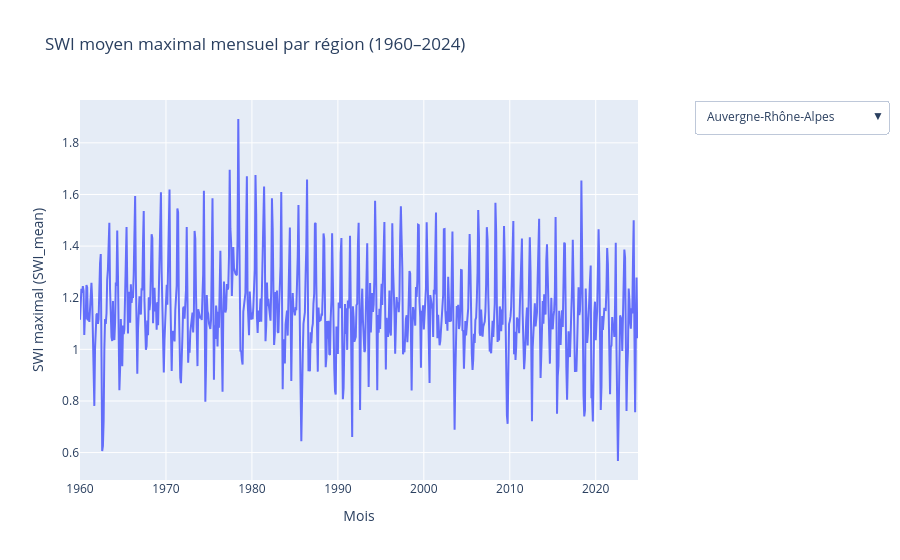

The notebook cell this image was saved under:
### Code cell
import pandas as pd
import plotly.graph_objects as go

# --- 1) Préparation de la base ---------------------------------

df = gdf_swi_reg.copy()

# On suppose que ta colonne de date s'appelle 'date' (de type datetime).
# Si elle n'est pas datetime, convertir :
#df['date'] = pd.to_datetime(df['date'])

# On extrait l'année-mois (périodicité mensuelle)
#df['year_month'] = df['date'].dt.to_period('M').astype(str)

# --- 2) Calcul du SWI maximal mensuel par région -----------------

df_reg_month = (
    df.groupby(['nom_reg', 'MOIS'])['SWI_mean']
      .max()
      .reset_index()
)

regions = df_reg_month['nom_reg'].unique()

# --- 3) Création d'une figure avec une seule trace visible ---------

fig = go.Figure()

# Ajouter une trace par région (invisible par défaut)
for region in regions:
    data_r = df_reg_month[df_reg_month['nom_reg'] == region]
    fig.add_trace(
        go.Scatter(
            x=data_r['MOIS'],
            y=data_r['SWI_mean'],
            mode='lines',
            name=region,
            visible=False  # on activera via le menu
        )
    )

# --- 4) Boutons du menu déroulant ---------------------------------

buttons = []
for i, region in enumerate(regions):

    # mask pour activer uniquement la trace i
    visible = [False] * len(regions)
    visible[i] = True

    buttons.append(
        dict(
            label=region,
            method="update",
            args=[{"visible": visible},
                  {"title": f"SWI maximal mensuel – Région : {region}"}]
        )
    )

fig.update_layout(
    title="SWI moyen maximal mensuel par région (1960–2024)",
    xaxis_title="Mois",
    yaxis_title="SWI maximal (SWI_mean)",
    updatemenus=[dict(
        active=0,
        buttons=buttons,
        x=1.1, y=1.0,
        xanchor="left",
        yanchor="top"
    )]
)

# Afficher la première région par défaut
fig.data[0].visible = True

fig.show()

### Figure 1 — Plotly figure (JSON) as saved in the notebook; plotly's stock layout.template omitted (floating-point values rounded to 4 significant figures; data arrays with more than 128 entries replaced by an {"elided": "..."} marker saying what was removed)
{"data": [{"mode": "lines", "name": "Auvergne-Rhône-Alpes", "type": "scatter", "visible": true, "x": {"elided": "780 str values"}, "y": {"elided": "780 float values"}}, {"mode": "lines", "name": "Bourgogne-Franche-Comté", "type": "scatter", "visible": false, "x": {"elided": "780 str values"}, "y": {"elided": "780 float values"}}, {"mode": "lines", "name": "Bretagne", "type": "scatter", "visible": false, "x": {"elided": "780 str values"}, "y": {"elided": "780 float values"}}, {"mode": "lines", "name": "Centre-Val de Loire", "type": "scatter", "visible": false, "x": {"elided": "780 str values"}, "y": {"elided": "780 float values"}}, {"mode": "lines", "name": "Corse", "type": "scatter", "visible": false, "x": {"elided": "776 str values"}, "y": {"elided": "776 float values"}}, {"mode": "lines", "name": "Grand Est", "type": "scatter", "visible": false, "x": {"elided": "780 str values"}, "y": {"elided": "780 float values"}}, {"mode": "lines", "name": "Hauts-de-France", "type": "scatter", "visible": false, "x": {"elided": "780 str values"}, "y": {"elided": "780 float values"}}, {"mode": "lines", "name": "Normandie", "type": "scatter", "visible": false, "x": {"elided": "780 str values"}, "y": {"elided": "780 float values"}}, {"mode": "lines", "name": "Nouvelle-Aquitaine", "type": "scatter", "visible": false, "x": {"elided": "780 str values"}, "y": {"elided": "780 float values"}}, {"mode": "lines", "name": "Occitanie", "type": "scatter", "visible": false, "x": {"elided": "780 str values"}, "y": {"elided": "780 float values"}}, {"mode": "lines", "name": "Pays de la Loire", "type": "scatter", "visible": false, "x": {"elided": "779 str values"}, "y": {"elided": "779 float values"}}, {"mode": "lines", "name": "Provence-Alpes-Côte d'Azur", "type": "scatter", "visible": false, "x": {"elided": "780 str values"}, "y": {"elided": "780 float values"}}, {"mode": "lines", "name": "Île-de-France", "type": "scatter", "visible": false, "x": {"elided": "779 str values"}, "y": {"elided": "779 float values"}}], "layout": {"title": {"text": "SWI moyen maximal mensuel par région (1960–2024)"}, "updatemenus": [{"active": 0, "buttons": [{"args": [{"visible": [true, false, false, false, false, false, false, false, false, false, false, false, false]}, {"title": "SWI maximal mensuel – Région : Auvergne-Rhône-Alpes"}], "label": "Auvergne-Rhône-Alpes", "method": "update"}, {"args": [{"visible": [false, true, false, false, false, false, false, false, false, false, false, false, false]}, {"title": "SWI maximal mensuel – Région : Bourgogne-Franche-Comté"}], "label": "Bourgogne-Franche-Comté", "method": "update"}, {"args": [{"visible": [false, false, true, false, false, false, false, false, false, false, false, false, false]}, {"title": "SWI maximal mensuel – Région : Bretagne"}], "label": "Bretagne", "method": "update"}, {"args": [{"visible": [false, false, false, true, false, false, false, false, false, false, false, false, false]}, {"title": "SWI maximal mensuel – Région : Centre-Val de Loire"}], "label": "Centre-Val de Loire", "method": "update"}, {"args": [{"visible": [false, false, false, false, true, false, false, false, false, false, false, false, false]}, {"title": "SWI maximal mensuel – Région : Corse"}], "label": "Corse", "method": "update"}, {"args": [{"visible": [false, false, false, false, false, true, false, false, false, false, false, false, false]}, {"title": "SWI maximal mensuel – Région : Grand Est"}], "label": "Grand Est", "method": "update"}, {"args": [{"visible": [false, false, false, false, false, false, true, false, false, false, false, false, false]}, {"title": "SWI maximal mensuel – Région : Hauts-de-France"}], "label": "Hauts-de-France", "method": "update"}, {"args": [{"visible": [false, false, false, false, false, false, false, true, false, false, false, false, false]}, {"title": "SWI maximal mensuel – Région : Normandie"}], "label": "Normandie", "method": "update"}, {"args": [{"visible": [false, false, false, false, false, false, false, false, true, false, false, false, false]}, {"title": "SWI maximal mensuel – Région : Nouvelle-Aquitaine"}], "label": "Nouvelle-Aquitaine", "method": "update"}, {"args": [{"visible": [false, false, false, false, false, false, false, false, false, true, false, false, false]}, {"title": "SWI maximal mensuel – Région : Occitanie"}], "label": "Occitanie", "method": "update"}, {"args": [{"visible": [false, false, false, false, false, false, false, false, false, false, true, false, false]}, {"title": "SWI maximal mensuel – Région : Pays de la Loire"}], "label": "Pays de la Loire", "method": "update"}, {"args": [{"visible": [false, false, false, false, false, false, false, false, false, false, false, true, false]}, {"title": "SWI maximal mensuel – Région : Provence-Alpes-Côte d'Azur"}], "label": "Provence-Alpes-Côte d'Azur", "method": "update"}, {"args": [{"visible": [false, false, false, false, false, false, false, false, false, false, false, false, true]}, {"title": "SWI maximal mensuel – Région : Île-de-France"}], "label": "Île-de-France", "method": "update"}], "x": 1.1, "xanchor": "left", "y": 1, "yanchor": "top"}], "xaxis": {"title": {"text": "Mois"}}, "yaxis": {"title": {"text": "SWI maximal (SWI_mean)"}}}}
